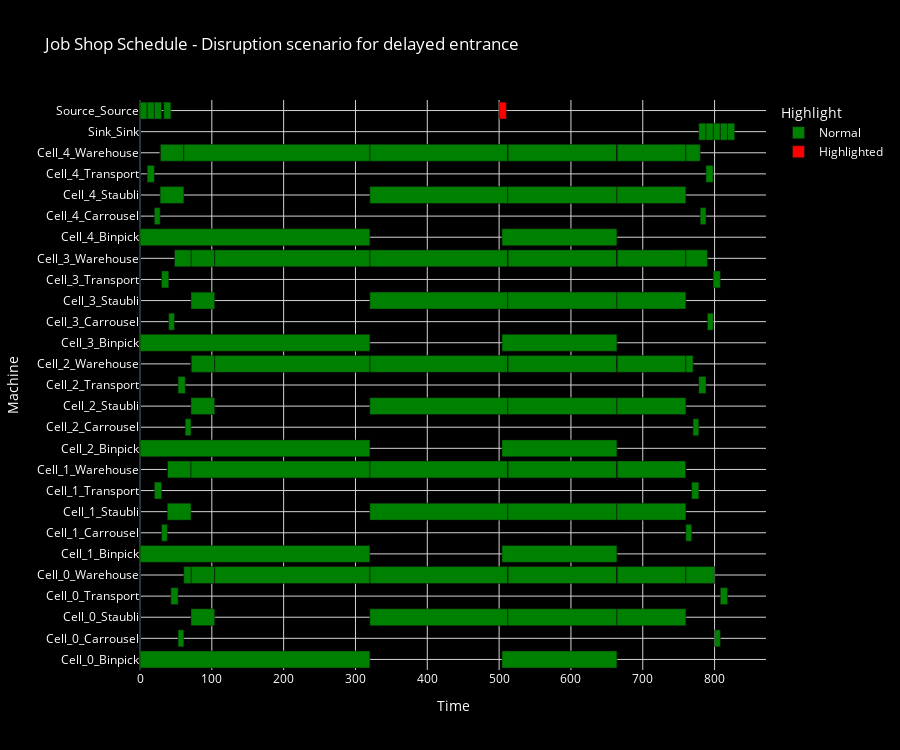

The code cell stored with this chart in its notebook:
### Code cell
df.loc[df['Task'] == 'Task 63', 'Start'] = 500

# Recalculate the end time (using the same duration)
df.loc[df['Task'] == 'Task 63', 'End'] = df['Start'] + df['Duration']

# Add a highlight column to tag Task 63
df['Highlight'] = df['Task'].apply(lambda x: 'Highlighted' if x == 'Task 63' else 'Normal')

fig = px.bar(df, x='Duration', y='Resource', color='Highlight', orientation='h',
             hover_data=['Start', 'End', 'Task', 'Name', 'Product'], base='Start', title="Job Shop Schedule")

color_map = {
    'Normal': 'green',  # Regular task color
    'Highlighted': 'red'  # Highlighted task color
}

fig = px.bar(df, x='Duration', y='Resource', color='Highlight', color_discrete_map=color_map,
             orientation='h', hover_data=['Start', 'End', 'Task', 'Name', 'Product'], base='Start',
             title="Job Shop Schedule - Disruption scenario for delayed entrance")

fig.update_layout(
    plot_bgcolor='black',  # Set background color of the plot to black
    paper_bgcolor='black',  # Set the overall figure background to black
    xaxis=dict(showgrid=True, gridcolor='lightgray', title="Time", color='white'),
    yaxis=dict(showgrid=True, gridcolor='lightgray', title="Machine", color='white', categoryorder='category ascending'),
    font=dict(color='white'),
    title_font=dict(color='white')
)
fig.update_layout(height=750)
fig.show()

### Figure 1 — Plotly figure (JSON) as saved in the notebook; plotly's stock layout.template omitted (floating-point values rounded to 4 significant figures; data arrays with more than 128 entries replaced by an {"elided": "..."} marker saying what was removed)
{"data": [{"alignmentgroup": "True", "base": [0, 10, 20, 28, 0, 320, 512, 504, 664, 780, 788, 798, 28, 28, 320, 61, 512, 512, 664, 664, 760, 10, 20, 30, 38, 0, 320, 512, 504, 664, 760, 768, 778, 38, 38, 320, 71, 512, 512, 664, 664, 760, 33, 43, 53, 71, 0, 320, 512, 504, 664, 800, 808, 818, 71, 61, 320, 104, 512, 512, 664, 664, 760, 53, 63, 71, 0, 320, 512, 504, 664, 770, 778, 788, 71, 71, 320, 104, 512, 512, 664, 664, 760, 20, 30, 40, 71, 0, 320, 512, 504, 664, 790, 798, 808, 71, 48, 320, 104, 512, 512, 664, 664, 760], "customdata": {"elided": "104x4 mixed values"}, "hovertemplate": "Highlight=Normal<br>Start=%{base}<br>Duration=%{x}<br>Resource=%{y}<br>End=%{customdata[0]}<br>Task=%{customdata[1]}<br>Name=%{customdata[2]}<br>Product=%{customdata[3]}<extra></extra>", "legendgroup": "Normal", "marker": {"color": "green", "pattern": {"shape": ""}}, "name": "Normal", "offsetgroup": "Normal", "orientation": "h", "showlegend": true, "textposition": "auto", "x": [10, 10, 8, 33, 320, 192, 152, 160, 96, 8, 10, 10, 33, 0, 192, 259, 152, 0, 96, 0, 20, 10, 10, 8, 33, 320, 192, 152, 160, 96, 8, 10, 10, 33, 0, 192, 249, 152, 0, 96, 0, 0, 10, 10, 8, 33, 320, 192, 152, 160, 96, 8, 10, 10, 33, 10, 192, 216, 152, 0, 96, 0, 40, 10, 8, 33, 320, 192, 152, 160, 96, 8, 10, 10, 33, 0, 192, 216, 152, 0, 96, 0, 10, 10, 10, 8, 33, 320, 192, 152, 160, 96, 8, 10, 10, 33, 23, 192, 216, 152, 0, 96, 0, 30], "xaxis": "x", "y": ["Source_Source", "Cell_4_Transport", "Cell_4_Carrousel", "Cell_4_Staubli", "Cell_4_Binpick", "Cell_4_Staubli", "Cell_4_Staubli", "Cell_4_Binpick", "Cell_4_Staubli", "Cell_4_Carrousel", "Cell_4_Transport", "Sink_Sink", "Cell_4_Warehouse", "Cell_4_Warehouse", "Cell_4_Warehouse", "Cell_4_Warehouse", "Cell_4_Warehouse", "Cell_4_Warehouse", "Cell_4_Warehouse", "Cell_4_Warehouse", "Cell_4_Warehouse", "Source_Source", "Cell_1_Transport", "Cell_1_Carrousel", "Cell_1_Staubli", "Cell_1_Binpick", "Cell_1_Staubli", "Cell_1_Staubli", "Cell_1_Binpick", "Cell_1_Staubli", "Cell_1_Carrousel", "Cell_1_Transport", "Sink_Sink", "Cell_1_Warehouse", "Cell_1_Warehouse", "Cell_1_Warehouse", "Cell_1_Warehouse", "Cell_1_Warehouse", "Cell_1_Warehouse", "Cell_1_Warehouse", "Cell_1_Warehouse", "Cell_1_Warehouse", "Source_Source", "Cell_0_Transport", "Cell_0_Carrousel", "Cell_0_Staubli", "Cell_0_Binpick", "Cell_0_Staubli", "Cell_0_Staubli", "Cell_0_Binpick", "Cell_0_Staubli", "Cell_0_Carrousel", "Cell_0_Transport", "Sink_Sink", "Cell_0_Warehouse", "Cell_0_Warehouse", "Cell_0_Warehouse", "Cell_0_Warehouse", "Cell_0_Warehouse", "Cell_0_Warehouse", "Cell_0_Warehouse", "Cell_0_Warehouse", "Cell_0_Warehouse", "Cell_2_Transport", "Cell_2_Carrousel", "Cell_2_Staubli", "Cell_2_Binpick", "Cell_2_Staubli", "Cell_2_Staubli", "Cell_2_Binpick", "Cell_2_Staubli", "Cell_2_Carrousel", "Cell_2_Transport", "Sink_Sink", "Cell_2_Warehouse", "Cell_2_Warehouse", "Cell_2_Warehouse", "Cell_2_Warehouse", "Cell_2_Warehouse", "Cell_2_Warehouse", "Cell_2_Warehouse", "Cell_2_Warehouse", "Cell_2_Warehouse", "Source_Source", "Cell_3_Transport", "Cell_3_Carrousel", "Cell_3_Staubli", "Cell_3_Binpick", "Cell_3_Staubli", "Cell_3_Staubli", "Cell_3_Binpick", "Cell_3_Staubli", "Cell_3_Carrousel", "Cell_3_Transport", "Sink_Sink", "Cell_3_Warehouse", "Cell_3_Warehouse", "Cell_3_Warehouse", "Cell_3_Warehouse", "Cell_3_Warehouse", "Cell_3_Warehouse", "Cell_3_Warehouse", "Cell_3_Warehouse", "Cell_3_Warehouse"], "yaxis": "y", "type": "bar"}, {"alignmentgroup": "True", "base": [500], "customdata": [[510, "Task 63", "1_16_3_0", "1_16_3"]], "hovertemplate": "Highlight=Highlighted<br>Start=%{base}<br>Duration=%{x}<br>Resource=%{y}<br>End=%{customdata[0]}<br>Task=%{customdata[1]}<br>Name=%{customdata[2]}<br>Product=%{customdata[3]}<extra></extra>", "legendgroup": "Highlighted", "marker": {"color": "red", "pattern": {"shape": ""}}, "name": "Highlighted", "offsetgroup": "Highlighted", "orientation": "h", "showlegend": true, "textposition": "auto", "x": [10], "xaxis": "x", "y": ["Source_Source"], "yaxis": "y", "type": "bar"}], "layout": {"xaxis": {"anchor": "y", "domain": [0.0, 1.0], "title": {"text": "Time"}, "showgrid": true, "gridcolor": "lightgray", "color": "white"}, "yaxis": {"anchor": "x", "domain": [0.0, 1.0], "title": {"text": "Machine"}, "showgrid": true, "gridcolor": "lightgray", "color": "white", "categoryorder": "category ascending"}, "legend": {"title": {"text": "Highlight"}, "tracegroupgap": 0}, "title": {"text": "Job Shop Schedule - Disruption scenario for delayed entrance", "font": {"color": "white"}}, "barmode": "relative", "font": {"color": "white"}, "plot_bgcolor": "black", "paper_bgcolor": "black", "height": 750}}
